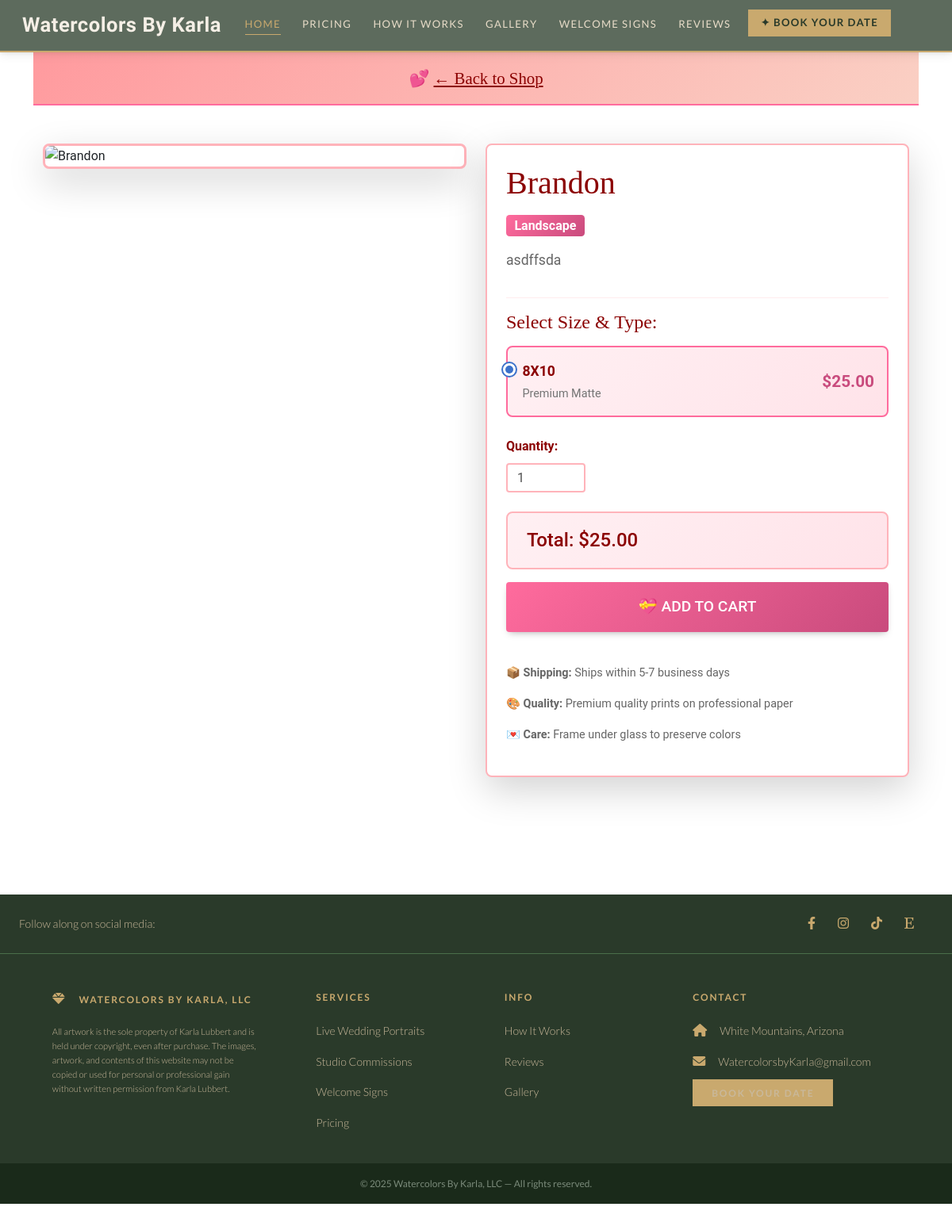
Screenshot of /shop/product/1/ with the database file from the repository.
### shop/models.py (models this page shows, shortened)
class Product(models.Model):
    printful_id = models.CharField(max_length=100, unique=True, null=True, blank=True)
    name = models.CharField(max_length=255)
    description = models.TextField()
    base_price = models.DecimalField(max_digits=10, decimal_places=2)
    image_url = models.URLField(max_length=500)
    CATEGORY_CHOICES = [
        ('wedding', 'Wedding'),
        ('landscape', 'Landscape'),
        ('portrait', 'Portrait'),
        ('abstract', 'Abstract'),
        ('other', 'Other'),
    ]
    category = models.CharField(max_length=100, choices=CATEGORY_CHOICES, default='other')
    is_active = models.BooleanField(default=True)
    featured = models.BooleanField(default=False)
    created_at = models.DateTimeField(auto_now_add=True)
    updated_at = models.DateTimeField(auto_now=True)
    class Meta:
        ordering = ['-featured', '-created_at']

class ProductVariant(models.Model):
    product = models.ForeignKey(Product, related_name='variants', on_delete=models.CASCADE)
    printful_variant_id = models.CharField(max_length=100, null=True, blank=True)
    size = models.CharField(max_length=50)  # e.g., "8x10", "16x20", "24x36"
    paper_type = models.CharField(max_length=100, default='Premium Matte')
    price = models.DecimalField(max_digits=10, decimal_places=2)
    sku = models.CharField(max_length=100, unique=True)
    in_stock = models.BooleanField(default=True)
    class Meta:
        ordering = ['price']
        unique_together = ['product', 'size', 'paper_type']

### shop/views.py (the view)
# urls.py: path('product/<int:product_id>/', views.product_detail, name='product_detail'),
def product_detail(request, product_id):
    product = get_object_or_404(Product, id=product_id, is_active=True)
    variants = product.variants.filter(in_stock=True)
    context = {
        'product': product,
        'variants': variants,
    }
    return render(request, 'shop/product_detail.html', context)

### templates/shop/product_detail.html (shortened to what this page needs)
{% extends 'base.html' %}
{% load static %}
{% block content %}
<div class="valentine-banner" style="background: linear-gradient(135deg, #ff9a9e 0%, #fad0c4 100%); padding: 1rem; text-align: center; border-bottom: 2px solid #ff6b9d;">
  <p style="margin: 0; color: #8b0000; font-family: Cambria, Cochin, Georgia, Times, 'Times New Roman', serif; font-size: clamp(1rem, 2vw, 1.3rem);">
    💕 <a href="{% url 'shop:home' %}" style="color: #8b0000; text-decoration: underline;">← Back to Shop</a>
  </p>
</div>
<div class="container my-5">
  <div class="row">
    <div class="col-md-6 mb-4">
      <div class="card shadow-lg" style="border: 3px solid #ffb3ba;">
        <img src="{{ product.image_url }}" class="card-img-top" alt="{{ product.name }}" style="width: 100%; height: auto;">
      </div>
    </div>
    <div class="col-md-6">
      <div class="card shadow-lg" style="border: 2px solid #ffb3ba;">
        <div class="card-body p-4">
          <h1 style="font-family: Cambria, Cochin, Georgia, Times, 'Times New Roman', serif; color: #8b0000; margin-bottom: 1rem;">
            {{ product.name }}
          </h1>
          <span class="badge mb-3" style="background: linear-gradient(135deg, #ff6b9d 0%, #c94b7d 100%); font-size: 1rem;">
            {{ product.get_category_display }}
          </span>
          <p style="font-size: 1.1rem; color: #666; margin-bottom: 2rem;">
            {{ product.description }}
          </p>
          <hr style="border-color: #ffb3ba;">
          {% if variants %}
          <form method="POST" action="" id="add-to-cart-form">
            <h4 style="color: #8b0000; font-family: Cambria, Cochin, Georgia, Times, 'Times New Roman', serif; margin-bottom: 1rem;">
              Select Size & Type:
            </h4>
            <div class="variant-options mb-4">
              {% for variant in variants %}
              <div class="form-check variant-option mb-3 p-3" style="border: 2px solid #ffb3ba; border-radius: 8px; cursor: pointer;" data-variant-id="{{ variant.id }}" data-price="{{ variant.price }}">
                <input class="form-check-input" type="radio" name="variant_id" id="variant{{ variant.id }}" value="{{ variant.id }}" {% if forloop.first %}checked{% endif %} required>
                <label class="form-check-label w-100" for="variant{{ variant.id }}" style="cursor: pointer;">
                  <div class="d-flex justify-content-between align-items-center">
                    <div>
                      <strong style="color: #8b0000; font-size: 1.1rem;">{{ variant.size }}</strong>
                      <br>
                      <span class="text-muted" style="font-size: 0.9rem;">{{ variant.paper_type }}</span>
                    </div>
                    <div>
                      <span style="color: #c94b7d; font-size: 1.3rem; font-weight: bold;">
                        ${{ variant.price }}
                      </span>
                    </div>
                  </div>
                </label>
              </div>
              {% endfor %}
            </div>
            <div class="mb-4">
              <label for="quantity" style="color: #8b0000; font-weight: bold; margin-bottom: 0.5rem;">Quantity:</label>
              <input type="number" class="form-control" id="quantity" name="quantity" value="1" min="1" max="10" style="border: 2px solid #ffb3ba; max-width: 100px;">
            </div>
            <div class="alert" style="background: linear-gradient(135deg, #fff0f3 0%, #ffe3e9 100%); border: 2px solid #ffb3ba;">
              <h4 style="color: #8b0000; margin-bottom: 0;">
                Total: $<span id="total-price">{{ variants.0.price }}</span>
              </h4>
            </div>
            <button type="submit" class="btn btn-lg valentine-btn w-100 mb-3" style="color: white; background: linear-gradient(135deg, #ff6b9d 0%, #c94b7d 100%); border: none; padding: 1rem; font-size: 1.2rem;">
              💝 Add to Cart
            </button>
          </form>
          {% else %}
          <div class="alert alert-warning">
            <strong>Out of Stock</strong>
            <p>This product is currently unavailable. Please check back later!</p>
          </div>
          {% endif %}
          <div class="mt-4" style="font-size: 0.9rem; color: #666;">
            <p><strong>📦 Shipping:</strong> Ships within 5-7 business days</p>
            <p><strong>🎨 Quality:</strong> Premium quality prints on professional paper</p>
            <p><strong>💌 Care:</strong> Frame under glass to preserve colors</p>
          </div>
        </div>
      </div>
    </div>
  </div>
</div>
{% endblock %}

### static/css/base.css (style rules this page uses)
* { margin: 0; }
body { margin:0px; width:100%; height:100%; padding:0px; }

### rows the page displays
Product: name "Brandon", category "Landscape", description "asdffsda"
ProductVariant: size "8X10", paper_type "Premium Matte", price "25.00"
